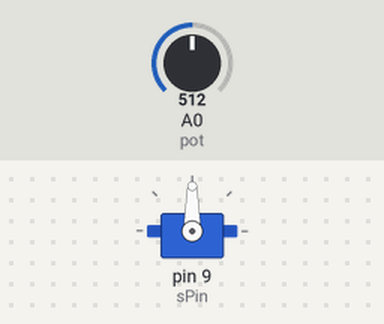
A sketch run on a simulated Arduino Uno, built with avr-gcc and run on an emulated ATmega328P. Parts: servo. The inputs (shaded band) are chosen by the test bench; at power-on: A0 (pot) = 512.

Above: at 1.2 s.
1.3 s: A0 (pot) set to 716
At 2.2 s:
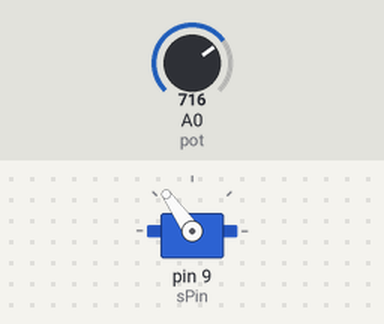
2.8 s: A0 (pot) set to 900
At 4.0 s:
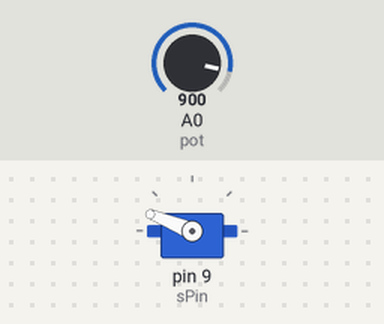
4.3 s: A0 (pot) set to 1023
At 5.5 s:
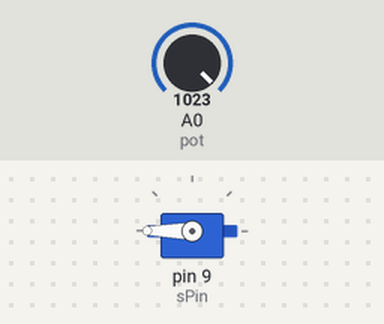
5.8 s: A0 (pot) set to 306
At 6.5 s:
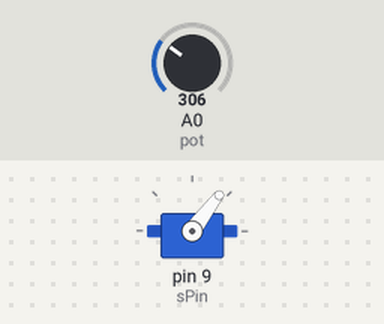
7.3 s: A0 (pot) set to 122
At 7.9 s:
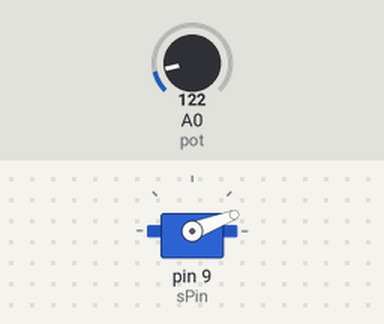
Timing chart, 0 to 9.8 s (numbered marks = the images above; inputs shaded):
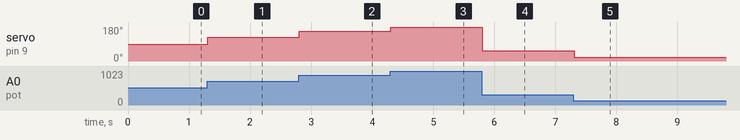

The sketch:

0005.ino
```cpp
/*
  Task 0005 : servo angle with potentiometer
  Description: This task uses a potentiometer to control the angle of a small servo motor.
  When you turn the knob, the servo position changes from 0° to 180°.
*/

#include <Servo.h>

Servo arm; // creating an object named arm

const int sPin = 9;    // servo signal
const int pot  = A0;   // potentiometer

void setup() {
  arm.attach(sPin);
}

void loop() {
  int val = analogRead(pot);          // 0..1023
  int angle = map(val, 0, 1023, 0, 180);
  arm.write(angle);
  delay(15);
}
```

Measured:
- after the input at 1.3 s, servo on pin 9 (sPin): 90° → 125° at once
- after the input at 2.8 s, servo on pin 9 (sPin): 125° → 158° at once
- after the input at 4.3 s, servo on pin 9 (sPin): 158° → 180° at once
- after the input at 5.8 s, servo on pin 9 (sPin): 180° → 53° at once
- after the input at 7.3 s, servo on pin 9 (sPin): 53° → 21° at once
